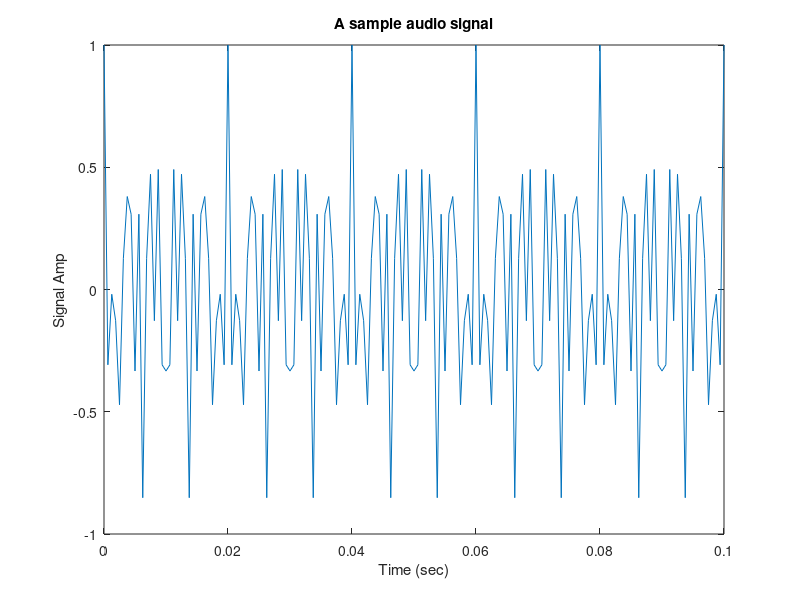

Reproduce this figure in MATLAB.

Fs = 1600; Ts = 1 /Fs ; %sampling frequency, sampling period
time = 0:Ts:0.1; % defining when sampling occurs

Freqs = [250 550 900]; %these are the frequencies of the signal

Xs = zeros(length(Freqs),length(time));

for i=1: length(Freqs) % create one audio signal (tone) per frequency
    Xs(i,:) = cos(2*pi*Freqs(i)*time);  
end


x = sum(Xs); %the final sum of tones
x = x ./ max(abs(x)); %normalize x

figure; plot(time,x); axis([0 time(end) -1 1]); %plot x
xlabel("Time (sec)"); ylabel("Signal Amp");
title("A sample audio signal");